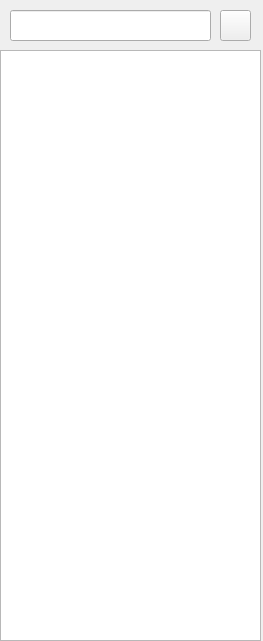
<?xml version="1.0" encoding="UTF-8"?>
<ui version="4.0">
 <class>WeiBoPageZbk</class>
 <widget class="QWidget" name="WeiBoPageZbk">
  <property name="geometry">
   <rect>
    <x>0</x>
    <y>0</y>
    <width>263</width>
    <height>641</height>
   </rect>
  </property>
  <property name="windowTitle">
   <string>Form</string>
  </property>
  <widget class="FriendListWidget" name="lstFriend">
   <property name="geometry">
    <rect>
     <x>0</x>
     <y>50</y>
     <width>261</width>
     <height>591</height>
    </rect>
   </property>
  </widget>
  <widget class="QToolButton" name="moreButton">
   <property name="geometry">
    <rect>
     <x>220</x>
     <y>10</y>
     <width>31</width>
     <height>31</height>
    </rect>
   </property>
   <property name="styleSheet">
    <string notr="true"/>
   </property>
   <property name="text">
    <string/>
   </property>
   <property name="icon">
    <iconset resource="main.qrc">
     <normaloff>:/pic/add.png</normaloff>:/pic/add.png</iconset>
   </property>
   <property name="iconSize">
    <size>
     <width>15</width>
     <height>15</height>
    </size>
   </property>
   <property name="popupMode">
    <enum>QToolButton::ToolButtonPopupMode::InstantPopup</enum>
   </property>
   <property name="autoRaise">
    <bool>false</bool>
   </property>
  </widget>
  <widget class="QLineEdit" name="letSearch">
   <property name="geometry">
    <rect>
     <x>10</x>
     <y>10</y>
     <width>201</width>
     <height>31</height>
    </rect>
   </property>
  </widget>
 </widget>
 <customwidgets>
  <customwidget>
   <class>FriendListWidget</class>
   <extends>QListWidget</extends>
   <header>friendlistwidget.h</header>
  </customwidget>
 </customwidgets>
 <resources>
  <include location="main.qrc"/>
 </resources>
 <connections/>
</ui>
